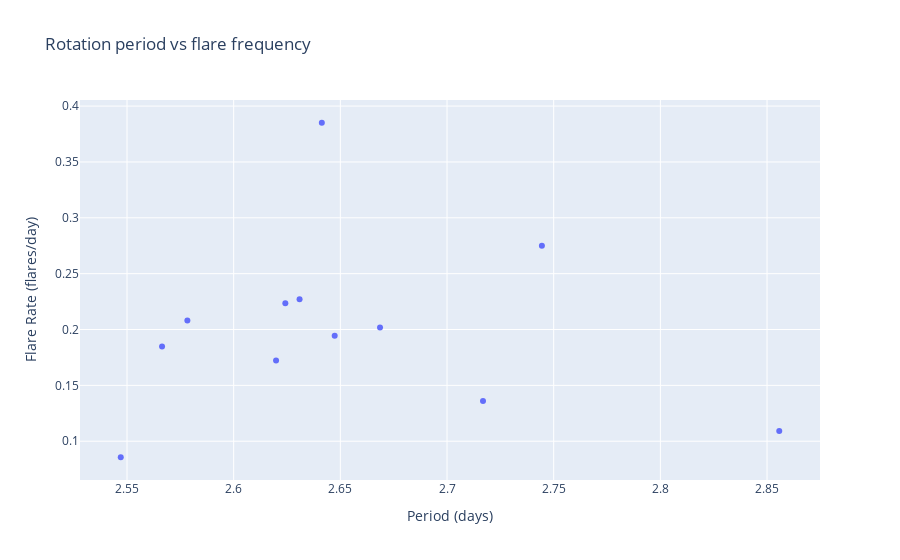

Notebook source saved alongside this figure:
### Code cell
# Correlation between period and flare frequency
fig = px.scatter(
    x=FlareDetector_EK_Dra.array_per,
    y=FlareDetector_EK_Dra.array_flare_ratio,
    title="Rotation period vs flare frequency",
    labels={"x": "Period (days)", "y": "Flare Rate (flares/day)"}
)
fig.show()

### Figure 1 — Plotly figure (JSON) as saved in the notebook; plotly's stock layout.template omitted (floating-point values rounded to 4 significant figures)
{"data": [{"hovertemplate": "Period (days)=%{x}<br>Flare Rate (flares/day)=%{y}<extra></extra>", "legendgroup": "", "marker": {"color": "#636efa", "symbol": "circle"}, "mode": "markers", "name": "", "orientation": "v", "showlegend": false, "type": "scatter", "x": [2.647, 2.669, 2.547, 2.641, 2.62, 2.578, 2.744, 2.717, 2.856, 2.566, 2.631, 2.624], "xaxis": "x", "y": [0.1944, 0.2017, 0.08565, 0.3851, 0.1722, 0.2081, 0.2751, 0.136, 0.1091, 0.1848, 0.227, 0.2234], "yaxis": "y"}], "layout": {"legend": {"tracegroupgap": 0}, "title": {"text": "Rotation period vs flare frequency"}, "xaxis": {"anchor": "y", "domain": [0, 1], "title": {"text": "Period (days)"}}, "yaxis": {"anchor": "x", "domain": [0, 1], "title": {"text": "Flare Rate (flares/day)"}}}}
